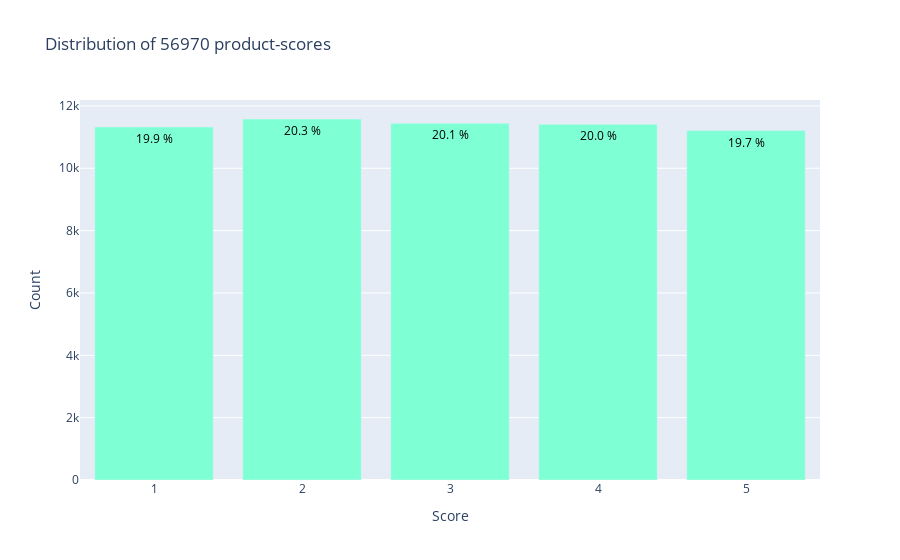

Source (notebook cell):
### Markdown cell above
### 3.2.1 Rating Distribution

### Code cell
# Plot distribution of product scores (ratings) 
init_notebook_mode(connected=True)

data = sim_purchases['score'].value_counts().sort_index(ascending=False)
trace = go.Bar(x = data.index,
               text = ['{:.1f} %'.format(val) for val in (data.values / sim_purchases.shape[0] * 100)],
               textposition = 'auto',
               textfont = dict(color = '#000000'),
               y = data.values,
               marker_color='#7FFFD4'
               )
# Create layout
layout = dict(title = 'Distribution of {} product-scores'.format(sim_purchases.shape[0]),
              xaxis = dict(title = 'Score'),
              yaxis = dict(title = 'Count'))
# Create plot
fig = go.Figure(data=[trace], layout=layout)
iplot(fig)

### Figure 1 — Plotly figure (JSON) as saved in the notebook; plotly's stock layout.template omitted (floating-point values rounded to 4 significant figures)
{"data": [{"marker": {"color": "#7FFFD4"}, "text": ["19.7 %", "20.0 %", "20.1 %", "20.3 %", "19.9 %"], "textfont": {"color": "#000000"}, "textposition": "auto", "type": "bar", "x": [5, 4, 3, 2, 1], "y": [11208, 11412, 11446, 11580, 11324]}], "layout": {"title": {"text": "Distribution of 56970 product-scores"}, "xaxis": {"title": {"text": "Score"}}, "yaxis": {"title": {"text": "Count"}}}}
